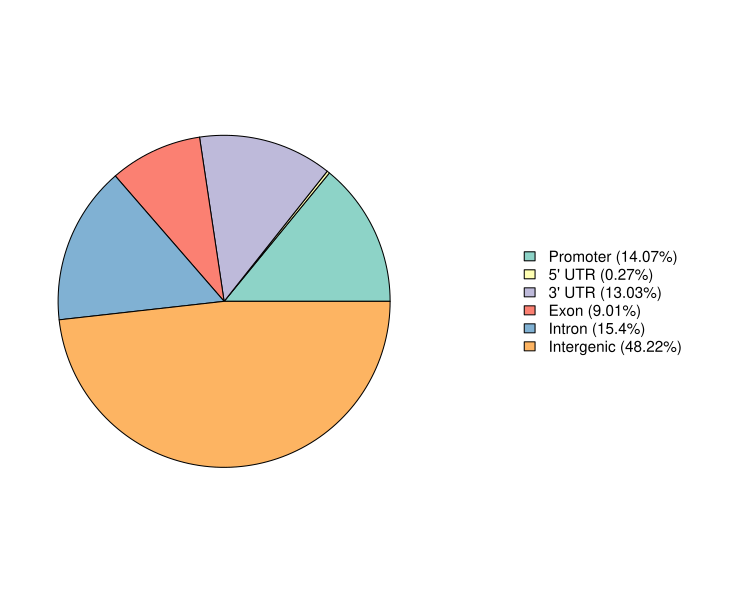

This chart was generated by the following R code:
library("ChIPseeker")
library("org.Hs.eg.db")
library("TxDb.Hsapiens.UCSC.hg38.knownGene")
library(clusterProfiler)
library(ggplot2)
library(RColorBrewer)

txdb <- TxDb.Hsapiens.UCSC.hg38.knownGene
peak<- readPeakFile("./chirp_FC3_p0.05_summit_chipseeker.bed")
peakAnno <- annotatePeak(peak,
                         TxDb=txdb,
                         tssRegion=c(-1000, 1000),
                         annoDb = "org.Hs.eg.db")
f2=peak
options(ChIPseeker.ignore_1st_exon = T)
options(ChIPseeker.ignore_1st_intron = T)
options(ChIPseeker.ignore_downstream = T)
options(ChIPseeker.ignore_promoter_subcategory = T)
x=annotatePeak(f2,TxDb=txdb,
               tssRegion=c(-1000, 1000),
               annoDb = "org.Hs.eg.db")
p=plotAnnoPie(x,col=brewer.pal(6, "Set3"))

df <- as.data.frame(x)
write.csv(df,file = "./chirp_FC3_p0.05_summit_anno.csv")
